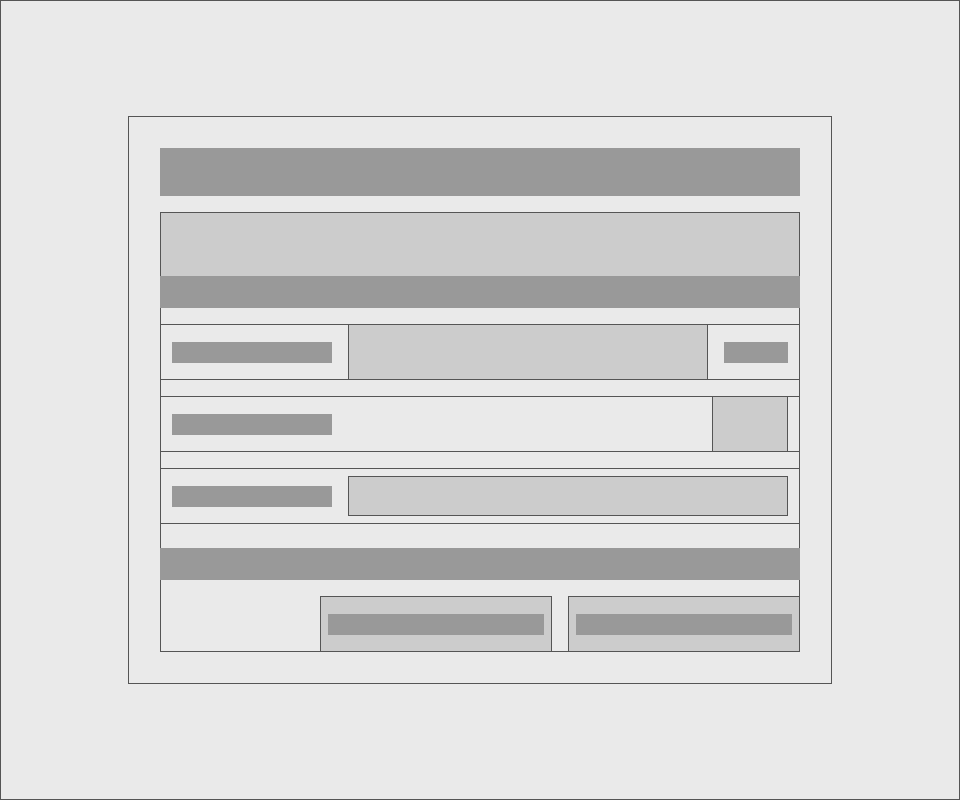
#> input picture game-ui-harnesses/ui-reference-harness/tests/fixtures/legacy-sample-catalog/anime-cel/panels/style-showcase/prototype.png, 960 x 800 px
$ python spritesheet.py --input-dir ../../../../../../game-ui-harnesses/ui-reference-harness/tests/fixtures/legacy-sample-catalog/anime-cel/panels/style-showcase --spritesheet-out out.png --atlas-out out.png --profile 4x4
#> lines starting #> are read from the running program, lines starting #| are printed output that depends on the picture
#> in main, source is the input picture: PIL image 960x800 RGBA; mean R, G, B, A 217.9, 217.9, 217.9, 255
#!/usr/bin/env python3
"""Pack a single video-derived RGBA sequence into the web UI's fixed grids."""

from __future__ import annotations

import argparse
import json
from pathlib import Path
from typing import Sequence

from PIL import Image


GRID_BY_PROFILE = {"4x4": (4, 4), "8x4": (8, 4), "8x8": (8, 8)}
GRID_BY_FRAME_COUNT = {columns * rows: (columns, rows) for columns, rows in GRID_BY_PROFILE.values()}


def grid_for_frame_count(frame_count: int) -> tuple[int, int]:
    try:
        return GRID_BY_FRAME_COUNT[frame_count]
    except KeyError as exc:
        raise ValueError("frame_count must be one of 16, 32, 64") from exc


def grid_for_profile(profile: str) -> tuple[int, int]:
    try:
        return GRID_BY_PROFILE[profile]
    except KeyError as exc:
        raise ValueError("atlas_profile_invalid") from exc


def rgba_pixel_bytes(image: Image.Image) -> bytes:
    rgba = image.convert("RGBA")
    return f"{rgba.width}x{rgba.height}:RGBA\n".encode("ascii") + rgba.tobytes()


def pack_video_spritesheet(
    images: Sequence[Image.Image], *, profile: str | None = None, frame_count: int | None = None
) -> tuple[Image.Image, dict]:
#> called with profile = '4x4'
    if profile is not None:
        columns, rows = grid_for_profile(profile)
        capacity = columns * rows
        if len(images) > capacity:
            raise ValueError("image count exceeds atlas capacity")
    else:
        expected_count = frame_count if frame_count is not None else len(images)
        columns, rows = grid_for_frame_count(expected_count)
        capacity = expected_count
        profile = f"{columns}x{rows}"
        if len(images) != expected_count:
            raise ValueError("image count does not match requested frame_count")
    if not images:
        raise ValueError("no frames to pack")
    frames = [image.convert("RGBA") for image in images]
#> frames = 1 item
    frame_size = frames[0].size
#> frame_size = (960, 800)
    if any(frame.size != frame_size for frame in frames):
        raise ValueError("all frames must have the same dimensions")
    width, height = frame_size
#> width = 960; height = 800
    sheet = Image.new("RGBA", (columns * width, rows * height), (0, 0, 0, 0))
#> sheet: PIL image 3840x3200 RGBA; every value is 0
    records = []
    for index, frame in enumerate(frames, start=1):
        column = (index - 1) % columns
        row = (index - 1) // columns
        x, y = column * width, row * height
        sheet.alpha_composite(frame, (x, y))
        records.append({"index": index, "rect": {"x": x, "y": y, "w": width, "h": height}, "source_rgba_bytes": len(rgba_pixel_bytes(frame))})
#> this loop made 1 pass
#> (index, column, row, x, y) on pass 1: (1, 0, 0, 0, 0)
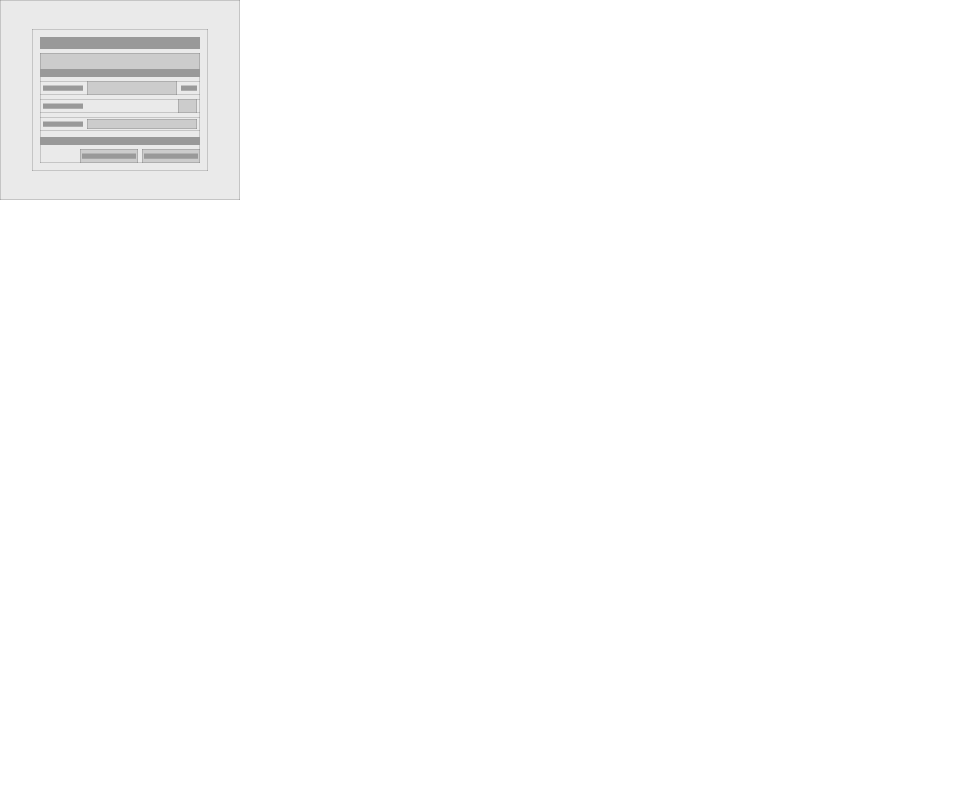
#> sheet: PIL image 3840x3200 RGBA (shown at 1/4 size); mean R, G, B, A 13.6, 13.6, 13.6, 15.9; transparent parts drawn white
#> after the loop, records = 1 item
    # A pack failure is structural.  Re-decode-equivalent comparison is done
    # against the in-memory sheet here; CLI writes once after this succeeds.
    for record, frame in zip(records, frames):
        rect = record["rect"]
        actual = sheet.crop((rect["x"], rect["y"], rect["x"] + width, rect["y"] + height))
        if actual.tobytes() != frame.tobytes():
            raise ValueError("spritesheet cell differs from its source RGBA frame")
#> this loop made 1 pass
#> rect on pass 1: {'x': 0, 'y': 0, 'w': 960, 'h': 800}
    atlas = {
        "schema_version": "video_sequence_atlas_v2",
        "format": "RGBA8888",
        "image_size": {"w": sheet.width, "h": sheet.height},
        "profile": profile,
        "layout": {"columns": columns, "rows": rows, "frame_width": width, "frame_height": height, "capacity": capacity, "frame_count": len(frames), "unused_cells": capacity - len(frames), "order": "row_major", "trimmed": False, "rotated": False},
        "frames": records,
    }
    return sheet, atlas


def main() -> int:
    parser = argparse.ArgumentParser(description="Pack RGBA frames into a fixed 4x4, 8x4, or 8x8 spritesheet grid.")
    parser.add_argument("--input-dir", required=True, type=Path)
    parser.add_argument("--spritesheet-out", required=True, type=Path)
    parser.add_argument("--atlas-out", required=True, type=Path)
    parser.add_argument("--profile", required=True, choices=tuple(GRID_BY_PROFILE))
    args = parser.parse_args()
    paths = sorted(args.input_dir.glob("*.png"))
    images = []
    for path in paths:
        with Image.open(path) as source:
            images.append(source.convert("RGBA"))
    sheet, atlas = pack_video_spritesheet(images, profile=args.profile)
#> atlas = 6 items
    args.spritesheet_out.parent.mkdir(parents=True, exist_ok=True)
    sheet.save(args.spritesheet_out)
    atlas["image"] = args.spritesheet_out.name
    args.atlas_out.parent.mkdir(parents=True, exist_ok=True)
    args.atlas_out.write_text(json.dumps(atlas, ensure_ascii=False, indent=2) + "\n", encoding="utf-8")
    print(json.dumps(atlas, ensure_ascii=False, indent=2))
#> (printed output is left out)
    return 0


if __name__ == "__main__":
    raise SystemExit(main())
#> (the program exits here)
